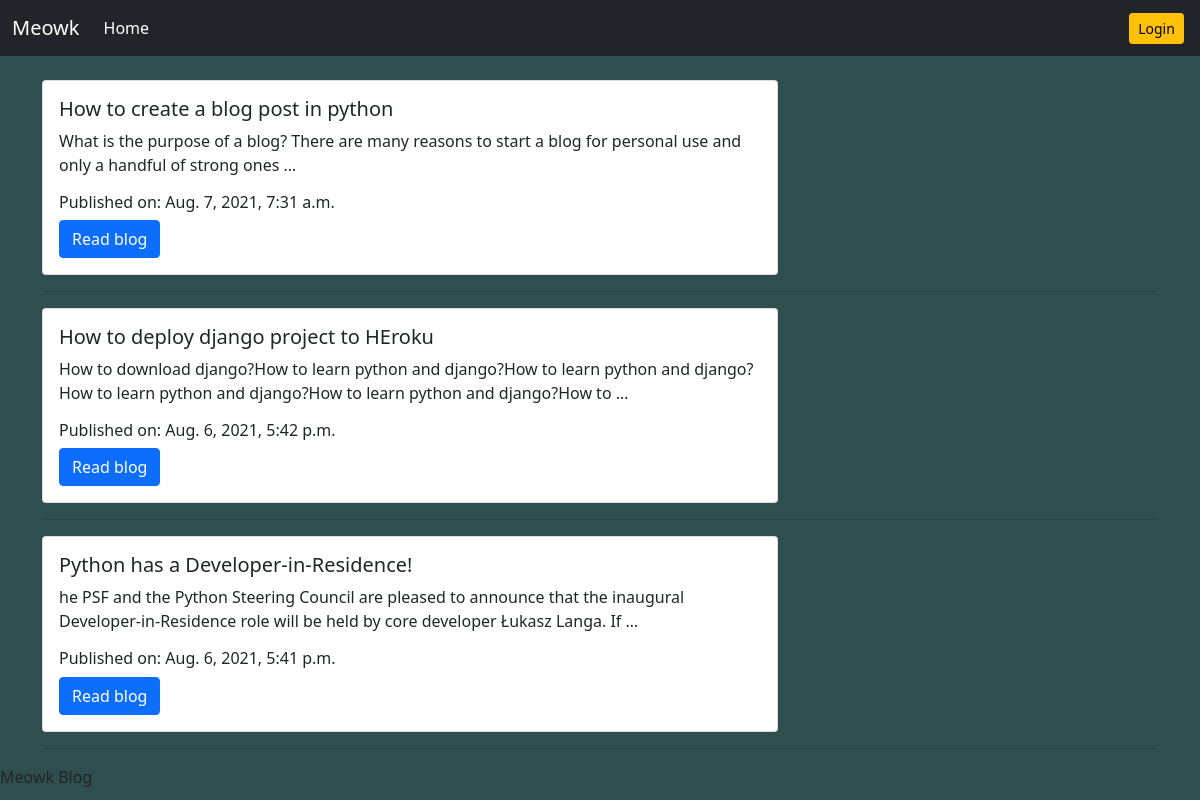
/, run on an earlier commit of the app's database.
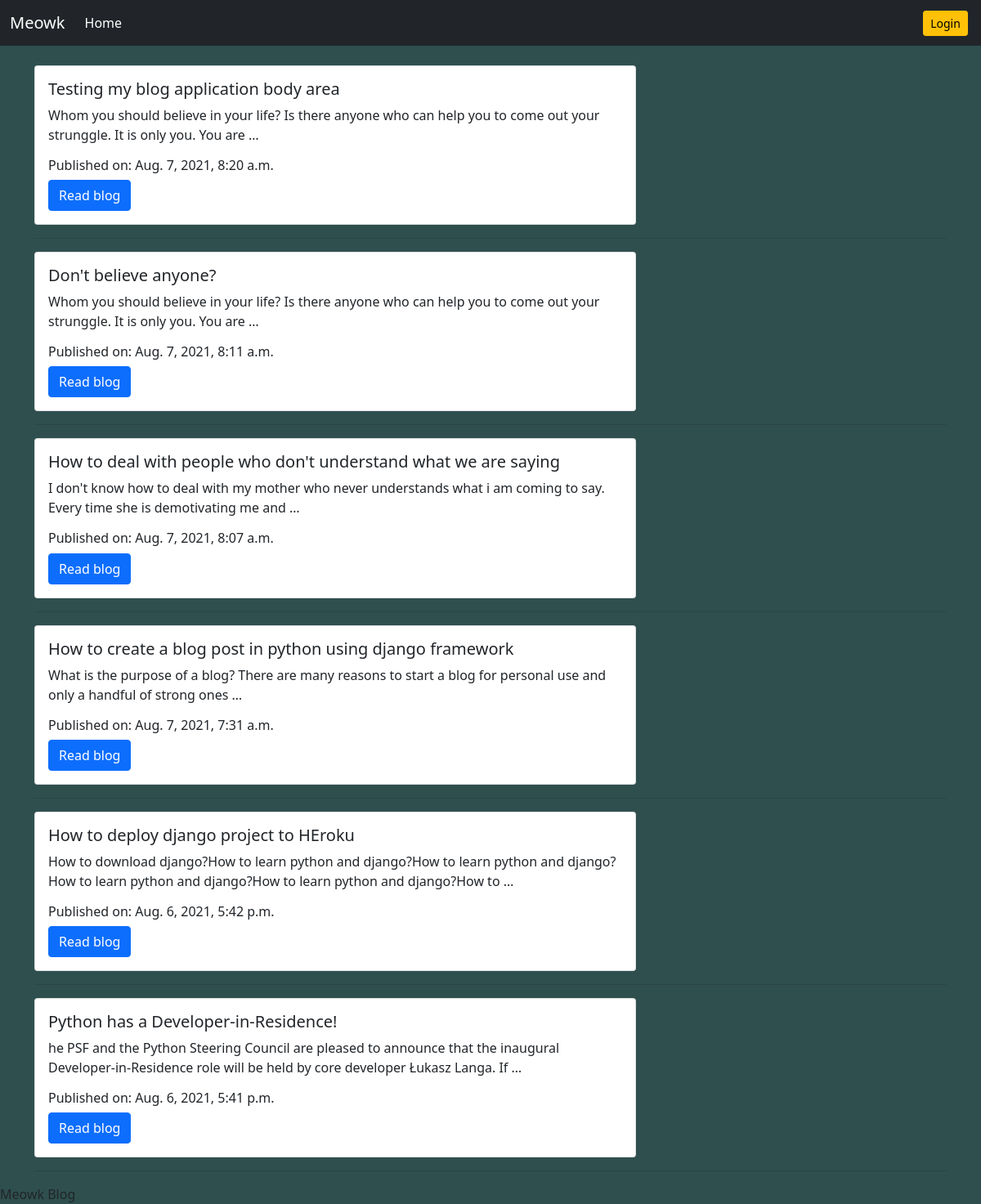
And on a later commit of the database.
### blog/models.py (models this page shows, shortened)
class Post(models.Model):
    CATEGORY = (
        ('Tech', 'Tech'),
        ('Social', 'Social')
    )
    blogger = models.ForeignKey(Blogger, null=True, on_delete=models.SET_NULL)
    title = models.CharField(max_length=200, null=True)
    body = models.TextField(max_length=100000000000000, null=True)
    category = models.CharField(max_length=200, null=True, choices=CATEGORY)
    tags = models.ManyToManyField(Tag)
    date_created = models.DateTimeField(auto_now_add=True, null=True)

### blog/views.py (the view)
# urls.py: path('', views.home, name="home"),
def home(request):
    posts = Post.objects.all().order_by('date_created',)[::-1]
    context = {
        'posts': posts
    }
    return render(request, 'blog/home.html', context)

### blog/models.py (called while the page is built)
    def __str__(self):
        return self.name

### blog/templates/blog/home.html
{% extends 'blog/main.html' %}
{% load static %}
{% block content %}
{% include 'blog/navbar.html' %}
<div class="container">
<br />
{% for post in posts %}
<div class="row">
  <div class="col-md-8">
  <div class="card">
    <div class="card-body">
      <h5 class="card-title">{{post.title}}</h5>
      <p class="card-text">{{post.body|truncatewords:25}}</p>
      <h6>Published on: {{post.date_created}}</h6>
      <a href="{% url 'post' post.id %}" class="btn btn-primary">Read blog</a>
    </div>
  </div>
  </div>
  </div>
  <hr>
{% endfor %}
</div>
{% endblock content %}

What changed in the data, as far as the page shows it:
added Post: title "Testing my blog application body area", body "Whom you should believe in your life? Is there anyone who can help you to come out your strunggle. It is only you. You are …", date_created "Aug. 7, 2021, 8:20 a.m."
added Post: title "Don't believe anyone?", body "Whom you should believe in your life? Is there anyone who can help you to come out your strunggle. It is only you. You are …", date_created "Aug. 7, 2021, 8:11 a.m."
added Post: title "How to deal with people who don't understand what we are saying", body "I don't know how to deal with my mother who never understands what i am coming to say. Every time she is demotivating me and …", date_created "Aug. 7, 2021, 8:07 a.m."
changed Post: title "How to create a blog post in python" → "How to create a blog post in python using django framework"
